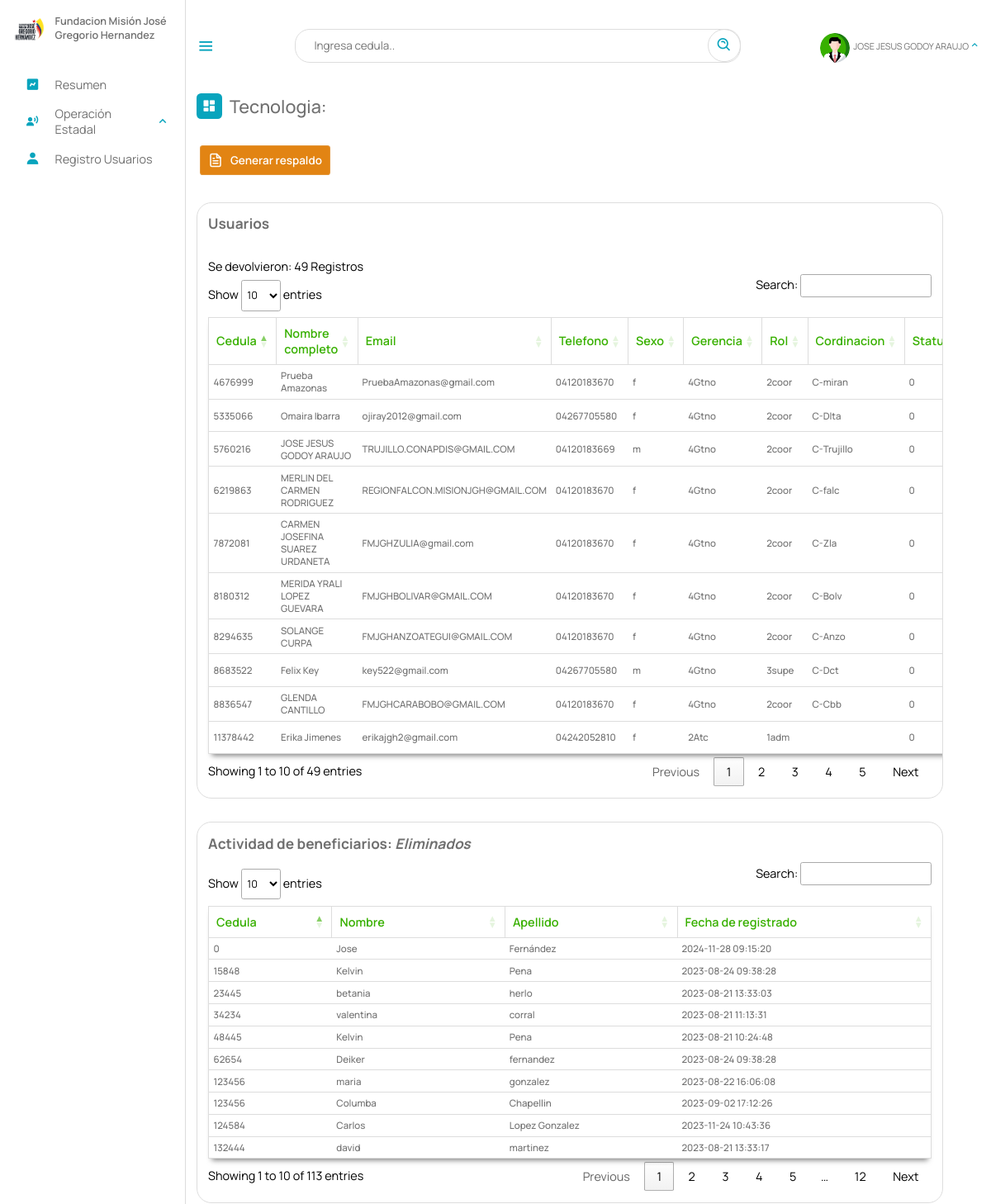
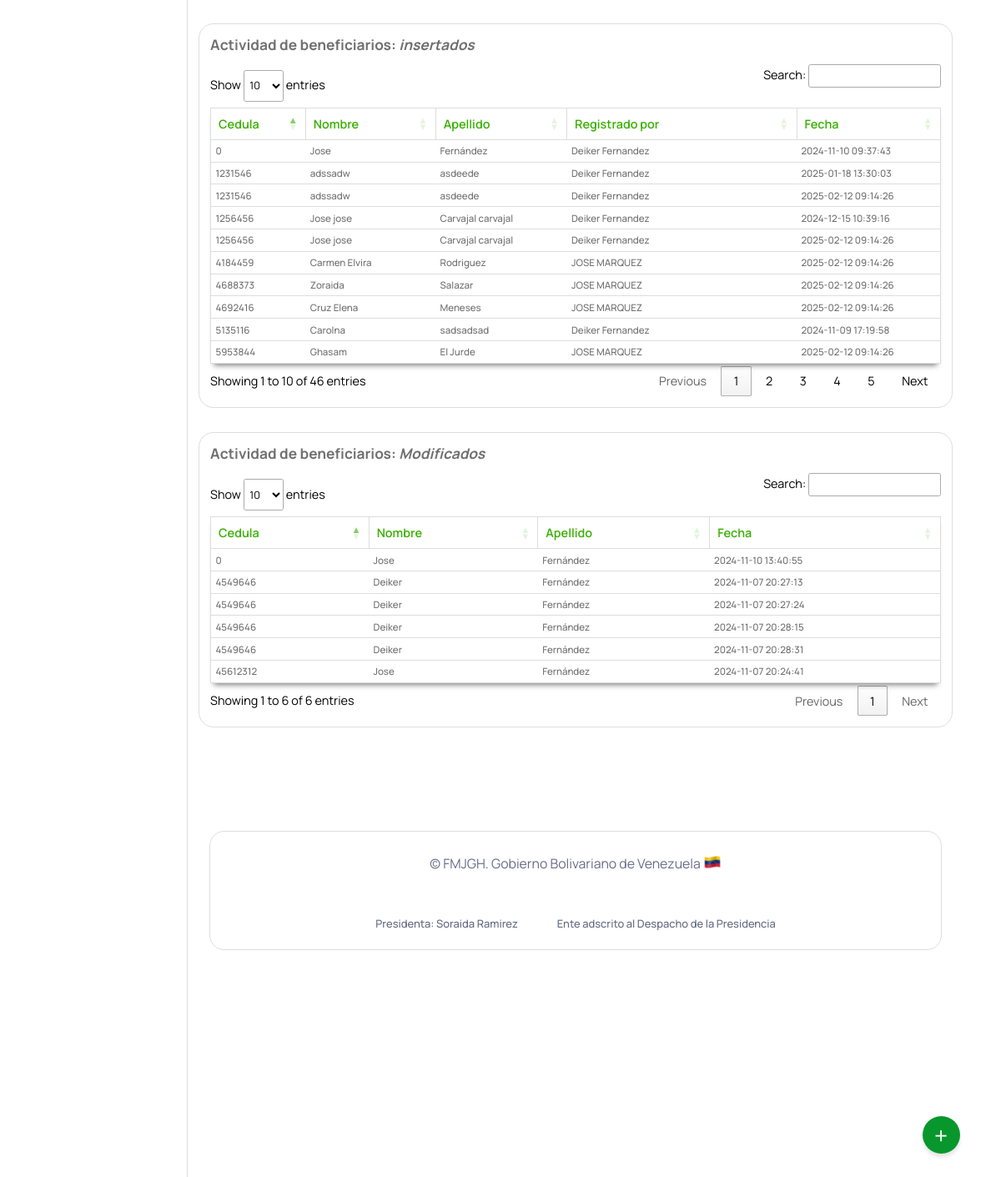
The page /Escritorio/tecnologia.php (signed in) on the database its author committed (2 pictures, top to bottom).
### tables this page shows
CREATE TABLE `usuario` (
  `cedula` int(12) NOT NULL,
  `nombre` text NOT NULL,
  `passwordd` varchar(60) NOT NULL,
  `email` varchar(50) NOT NULL,
  `telefono` varchar(11) DEFAULT NULL,
  `sexo` char(1) NOT NULL,
  `gerencia` varchar(5) NOT NULL,
  `rol` varchar(5) NOT NULL,
  `coordinacion` varchar(12) DEFAULT NULL,
  `bloqueado` tinyint(1) NOT NULL DEFAULT 0,
  `profile_photo` varchar(2048) DEFAULT NULL,
  `institucion` text DEFAULT NULL,
  `fecha_creada` timestamp NULL DEFAULT current_timestamp(),
  PRIMARY KEY (`cedula`),
  KEY `gerencia` (`gerencia`),
  KEY `rol` (`rol`),
  KEY `coordinacion` (`coordinacion`),
  CONSTRAINT `usuario_ibfk_1` FOREIGN KEY (`coordinacion`) REFERENCES `coordinaciones_estadales` (`id`) ON DELETE CASCADE,
  CONSTRAINT `usuario_ibfk_2` FOREIGN KEY (`rol`) REFERENCES `roles` (`id`) ON DELETE CASCADE,
  CONSTRAINT `usuario_ibfk_3` FOREIGN KEY (`gerencia`) REFERENCES `gerencia` (`id`) ON DELETE CASCADE
);

CREATE TABLE `ben_eliminados` (
  `id` int(11) NOT NULL AUTO_INCREMENT,
  `cedula` int(12) DEFAULT NULL,
  `nombre` text DEFAULT NULL,
  `apellido` text DEFAULT NULL,
  `discapacidad` varchar(10) DEFAULT NULL,
  `fecha_eliminacion` datetime DEFAULT NULL,
  PRIMARY KEY (`id`)
);

CREATE TABLE `reg_beneficiario` (
  `id` int(11) NOT NULL AUTO_INCREMENT,
  `cedula` int(12) DEFAULT NULL,
  `nombre` text DEFAULT NULL,
  `apellido` text DEFAULT NULL,
  `registrado_por` tinytext DEFAULT NULL,
  `INSERTADO` datetime DEFAULT NULL,
  PRIMARY KEY (`id`)
);

CREATE TABLE `modificaciones_beneficiarios` (
  `id` int(12) NOT NULL AUTO_INCREMENT,
  `cedula` varchar(11) NOT NULL,
  `nombre` text NOT NULL,
  `apellido` text NOT NULL,
  `fecha` timestamp NOT NULL DEFAULT current_timestamp() ON UPDATE current_timestamp(),
  PRIMARY KEY (`id`)
);

### php/ManejadorBD.php (called while the page is built, shortened)
<?php
	class ManejadorBD extends PDO {
		public $srv	= SRV;
		public $usr	= USR;
		public $pas	= PAS;
		public $dbn	= BDN;
		public function conectar($tipoConexion){
			try{
				switch ($tipoConexion) {
				    case 1:
				        $dsn = "mysql:host=$this->srv;dbname=$this->dbn";
				        break;
				}
				$dbh = new PDO($dsn, $this->usr, $this->pas);
    			$dbh->setAttribute(PDO::ATTR_ERRMODE, PDO::ERRMODE_EXCEPTION);
			}catch(PDOException $error){
                echo "Error al Conectar con la Base de Datos: ".$error->getMessage();
                exit();
			}
            $this->conexionBD = $dbh;
			return $this->conexionBD;
		}
	}
?>

### Escritorio/tecnologia.php (the view, shortened to what this page needs)
<?php
include_once("partearriba.php");
?>
<link rel="stylesheet" type="text/css" href="https://cdn.datatables.net/1.11.3/css/jquery.dataTables.min.css">
<div class="dash-contenido">
    <div class="overview">
        <div class="titulo">
            <i class='bx bxs-dashboard'> </i>
            <span class="link-name">Tecnologia: </span>
        </div>
    </div>
    <a target="_blank" href="respaldo/respaldo.php"> <button class="download-button ">
            <div class="docs dos"> Generar respaldo</div>
            <div class="download">
            </div>
        </button></a>
    <div class="tabla-atencion">
        <h2>Usuarios</h2>
        <table id="atencion">
            <thead>
                <tr>
                    <th>Cedula</th>
                    <th>Nombre completo</th>
                    <th>Email</th>
                    <th>Telefono</th>
                    <th>Sexo</th>
                    <th>Gerencia</th>
                    <th>Rol</th>
                    <th>Cordinacion</th>
                    <th>Status</th>
                </tr>
            </thead>
            <tbody id="atenciones">
                <?php
                include_once("../php/03-usuario.php");
                $aten = new Usuario(1);
                $consulta = $aten->consultarTodosUsuarios();
                if ($consulta) {
                    foreach ($consulta as $registros) {
                ?>
                        <tr>
                            <td><?php echo $registros["cedula"] ?></td>
                            <td><?php echo $registros["nombre"] ?></td>
                            <td><?php echo $registros["email"] ?></td>
                            <td><?php echo $registros["telefono"] ?></td>
                            <td><?php echo $registros["sexo"] ?></td>
                            <td><?php echo $registros["gerencia"] ?></td>
                            <td><?php echo $registros["rol"] ?></td>
                            <td><?php echo $registros["coordinacion"] ?></td>
                            <td><?php echo $registros["bloqueado"] ?></td>
                        </tr>
                <?php
                    }
                }
                ?>
            </tbody>
        </table>
    </div>
    <div class=" tabla-atencion">
                                        <h2>Actividad de beneficiarios: <i>Eliminados</i></h2>
                                        <table id="atencion">
                                            <thead>
                                                <tr>
                                                    <th>Cedula</th>
                                                    <th>Nombre</th>
                                                    <th>Apellido</th>
                                                    <th>Fecha de registrado</th>
                                                </tr>
                                            </thead>
                                            <tbody id="atenciones">
                                                <?php
                                                include_once("../php/03-usuario.php");
                                                $aten = new Usuario(1);
                                                $consulta = $aten->ben_eliminados();
                                                if ($consulta) {
                                                    foreach ($consulta as $registros) {
                                                ?>
                                                        <tr>
                                                            <td><?php echo $registros["cedula"] ?></td>
                                                            <td><?php echo $registros["nombre"] ?></td>
                                                            <td><?php echo $registros["apellido"] ?></td>
                                                            <td><?php echo $registros["fecha_eliminacion"] ?></td>
                                                        </tr>
                                                <?php
                                                    }
                                                }
                                                ?>
                                            </tbody>
                                        </table>
    </div>
    <div class="tabla-atencion">
        <h2>Actividad de beneficiarios: <i>insertados</i></h2>
        <table id="atencion">
            <thead>
                <tr>
                    <th>Cedula</th>
                    <th>Nombre</th>
                    <th>Apellido</th>
                    <th>Registrado por</th>
                    <th>Fecha</th>
                </tr>
            </thead>
            <tbody id="atenciones">
                <?php
                include_once("../php/03-usuario.php");
                $aten = new Usuario(1);
                $consulta = $aten->reg_beneficiario();
                if ($consulta) {
                    foreach ($consulta as $registros) {
                ?>
                        <tr>
                            <td><?php echo $registros["cedula"] ?></td>
                            <td><?php echo $registros["nombre"] ?></td>
                            <td><?php echo $registros["apellido"] ?></td>
                            <td><?php echo $registros["registrado_por"] ?></td>
                            <td><?php echo $registros["INSERTADO"] ?></td>
                        </tr>
                <?php
                    }
                }
                ?>
            </tbody>
        </table>
    </div>
    <div class="tabla-atencion">
        <h2>Actividad de beneficiarios: <i>Modificados</i></h2>
        <table id="atencion">
            <thead>
                <tr>
                    <th>Cedula</th>
                    <th>Nombre</th>
                    <th>Apellido</th>
                    <th>Fecha</th>
                </tr>
            </thead>
            <tbody id="atenciones">
                <?php
                include_once("../php/03-usuario.php");
                $aten = new Usuario(1);
                $consulta = $aten->mod_beneficiario();
                if ($consulta) {
                    foreach ($consulta as $registros) {
                ?>
                        <tr>
                            <td><?php echo $registros["cedula"] ?></td>
                            <td><?php echo $registros["nombre"] ?></td>
                            <td><?php echo $registros["apellido"] ?></td>
                            <td><?php echo $registros["fecha"] ?></td>
                        </tr>
                <?php
                    }
                }
                ?>
            </tbody>
        </table>
    </div>
</div>
<br><br> <br><br><br>
<?php
include_once("parteabajo.php");
?>

### Escritorio/estilo.css (style rules this page uses)
* { font-family: 'Manrope', sans-serif; margin: 0; padding: 0; box-sizing: border-box; scroll-behavior: smooth; }
:root { --body-color: ; --tran-03:all 0.2 ease ; --tran-03:all 0.3s ease ; --tran-03:all 0.4s ease ; --tran-03:all 0.5s ease ; }
body { height: 100vh; background-color: #fff; }
.menu-dash .dash-contenido { padding-top: 45px; }
.menu-dash .titulo { display: flex; align-items: center; margin: 70px 0 30px 0; }
.menu-dash .titulo i { position: relative; height: 35px; width: 35px; background-color: #08A4BD; border-radius: 6px; color: #fff; display: flex; align-items: center; justify-content: center; font-size: 20px; }
.menu-dash .titulo .link-name { font-size: 24PX; font-weight: 500; color: #707070; margin-left: 10px; }
table { width: 100%; }

### Escritorio/dash.css (style rules this page uses)
.dash-contenido .tabla-atencion { margin-top: 2rem; border: 1px solid #ddd; border-radius: 20px; padding: 15px; display: flex; flex-direction: column; justify-content: start; align-items: self-start; overflow: auto; }
.dash-contenido .tabla-atencion h2 { margin-bottom: 0.8rem; font-size: 1.2rem; color: #707070; }
.dash-contenido .tabla-atencion table { background-color: #fff; box-shadow: 0 6px 7px -4px rgba(0, 0, 0, 0.5); width: 100%; border: 1px solid #ddd; text-align: left; color: #707070; font-size: 1rem; border-collapse: collapse; transition: .8s; }
.dash-contenido .tabla-atencion table thead th { color: #38b000; font-weight: 600; border: solid 1px #ddd; padding: 10px; }
.dash-contenido .tabla-atencion table tbody td { font-size: .8rem; font-weight: 500; padding: 6px; border-bottom: 1px solid #ddd; }
.download-button { margin-bottom: 20px; position: relative; cursor: pointer; border-width: 0; color: white; font-size: 15px; font-weight: 600; border-radius: 4px; z-index: 1; margin: 5px; }
.download-button .docs.dos { background-color: #E28413; }
.download-button .docs { display: flex; align-items: center; justify-content: space-between; gap: 10px; min-height: 40px; padding: 0 10px; border-radius: 4px; z-index: 1; background-color: #242a35; border: solid 1px #e8e8e82d; transition: all .5s cubic-bezier(0.77, 0, 0.175, 1); }
.download { position: absolute; inset: 0; display: flex; align-items: center; justify-content: center; max-width: 90%; margin: 0 auto; z-index: -1; border-radius: 4px; transform: translateY(0%); background-color: #01e056; border: solid 1px #01e0572d; transition: all .5s cubic-bezier(0.77, 0, 0.175, 1); }
table.dataTable.no-footer { width: 100%; }

### Escritorio/02-buttons/01-buttons.css (style rules this page uses)
body { margin: 0; padding: 0; }

### rows shown on the page
usuario: cedula "4676999", nombre "Prueba Amazonas", email "PruebaAmazonas@gmail.com", telefono "04120183670", sexo "f", gerencia "4Gtno", rol "2coor", coordinacion "C-miran", bloqueado "0"
usuario: cedula "5335066", nombre "Omaira Ibarra", email "ojiray2012@gmail.com", telefono "04267705580", sexo "f", gerencia "4Gtno", rol "2coor", coordinacion "C-Dlta", bloqueado "0"
usuario: cedula "5760216", nombre "JOSE JESUS GODOY ARAUJO", email "TRUJILLO.CONAPDIS@GMAIL.COM", telefono "04120183669", sexo "m", gerencia "4Gtno", rol "2coor", coordinacion "C-Trujillo", bloqueado "0"
usuario: cedula "6219863", nombre "MERLIN DEL CARMEN RODRIGUEZ", email "REGIONFALCON.MISIONJGH@GMAIL.COM", telefono "04120183670", sexo "f", gerencia "4Gtno", rol "2coor", coordinacion "C-falc", bloqueado "0"
usuario: cedula "7872081", nombre "CARMEN JOSEFINA SUAREZ URDANETA", email "FMJGHZULIA@gmail.com", telefono "04120183670", sexo "f", gerencia "4Gtno", rol "2coor", coordinacion "C-Zla", bloqueado "0"
usuario: cedula "8180312", nombre "MERIDA YRALI LOPEZ GUEVARA", email "FMJGHBOLIVAR@GMAIL.COM", telefono "04120183670", sexo "f", gerencia "4Gtno", rol "2coor", coordinacion "C-Bolv", bloqueado "0"
usuario: cedula "8294635", nombre "SOLANGE CURPA", email "FMJGHANZOATEGUI@GMAIL.COM", telefono "04120183670", sexo "f", gerencia "4Gtno", rol "2coor", coordinacion "C-Anzo", bloqueado "0"
usuario: cedula "8683522", nombre "Felix Key", email "key522@gmail.com", telefono "04267705580", sexo "m", gerencia "4Gtno", rol "3supe", coordinacion "C-Dct", bloqueado "0"
usuario: cedula "8836547", nombre "GLENDA CANTILLO", email "FMJGHCARABOBO@GMAIL.COM", telefono "04120183670", sexo "f", gerencia "4Gtno", rol "2coor", coordinacion "C-Cbb", bloqueado "0"
usuario: cedula "11378442", nombre "Erika Jimenes", email "erikajgh2@gmail.com", telefono "04242052810", sexo "f", gerencia "2Atc", rol "1adm", bloqueado "0"
ben_eliminados: cedula "48445", nombre "Kelvin", apellido "Pena", fecha_eliminacion "2023-08-21 10:24:48"
ben_eliminados: cedula "34234", nombre "valentina", apellido "corral", fecha_eliminacion "2023-08-21 11:13:31"
ben_eliminados: cedula "23445", nombre "betania", apellido "herlo", fecha_eliminacion "2023-08-21 13:33:03"
ben_eliminados: cedula "132444", nombre "david", apellido "martinez", fecha_eliminacion "2023-08-21 13:33:17"
ben_eliminados: cedula "123456", nombre "maria", apellido "gonzalez", fecha_eliminacion "2023-08-22 16:06:08"
ben_eliminados: cedula "15848", nombre "Kelvin", apellido "Pena", fecha_eliminacion "2023-08-24 09:38:28"
ben_eliminados: cedula "62654", nombre "Deiker", apellido "fernandez", fecha_eliminacion "2023-08-24 09:38:28"
ben_eliminados: cedula "123456", nombre "Columba", apellido "Chapellin", fecha_eliminacion "2023-09-02 17:12:26"
ben_eliminados: cedula "124584", nombre "Carlos", apellido "Lopez Gonzalez", fecha_eliminacion "2023-11-24 10:43:36"
ben_eliminados: cedula "0", nombre "Jose", apellido "Fernández", fecha_eliminacion "2024-11-28 09:15:20"
reg_beneficiario: cedula "5135116", nombre "Carolna", apellido "sadsadsad", registrado_por "Deiker Fernandez", INSERTADO "2024-11-09 17:19:58"
reg_beneficiario: cedula "0", nombre "Jose", apellido "Fernández", registrado_por "Deiker Fernandez", INSERTADO "2024-11-10 09:37:43"
reg_beneficiario: cedula "1256456", nombre "Jose jose", apellido "Carvajal carvajal", registrado_por "Deiker Fernandez", INSERTADO "2024-12-15 10:39:16"
reg_beneficiario: cedula "1231546", nombre "adssadw", apellido "asdeede", registrado_por "Deiker Fernandez", INSERTADO "2025-01-18 13:30:03"
reg_beneficiario: cedula "1231546", nombre "adssadw", apellido "asdeede", registrado_por "Deiker Fernandez", INSERTADO "2025-02-12 09:14:26"
reg_beneficiario: cedula "1256456", nombre "Jose jose", apellido "Carvajal carvajal", registrado_por "Deiker Fernandez", INSERTADO "2025-02-12 09:14:26"
reg_beneficiario: cedula "4184459", nombre "Carmen Elvira", apellido "Rodriguez", registrado_por "JOSE MARQUEZ", INSERTADO "2025-02-12 09:14:26"
reg_beneficiario: cedula "4688373", nombre "Zoraida", apellido "Salazar", registrado_por "JOSE MARQUEZ", INSERTADO "2025-02-12 09:14:26"
reg_beneficiario: cedula "4692416", nombre "Cruz Elena", apellido "Meneses", registrado_por "JOSE MARQUEZ", INSERTADO "2025-02-12 09:14:26"
reg_beneficiario: cedula "5953844", nombre "Ghasam", apellido "El Jurde", registrado_por "JOSE MARQUEZ", INSERTADO "2025-02-12 09:14:26"
modificaciones_beneficiarios: cedula "45612312", nombre "Jose", apellido "Fernández", fecha "2024-11-07 20:24:41"
modificaciones_beneficiarios: cedula "4549646", nombre "Deiker", apellido "Fernández", fecha "2024-11-07 20:27:13"
modificaciones_beneficiarios: cedula "4549646", nombre "Deiker", apellido "Fernández", fecha "2024-11-07 20:27:24"
modificaciones_beneficiarios: cedula "4549646", nombre "Deiker", apellido "Fernández", fecha "2024-11-07 20:28:15"
modificaciones_beneficiarios: cedula "4549646", nombre "Deiker", apellido "Fernández", fecha "2024-11-07 20:28:31"
modificaciones_beneficiarios: cedula "0", nombre "Jose", apellido "Fernández", fecha "2024-11-10 13:40:55"

### other values the page prints
$NombreUsuarioActivo "JOSE JESUS GODOY ARAUJO"
